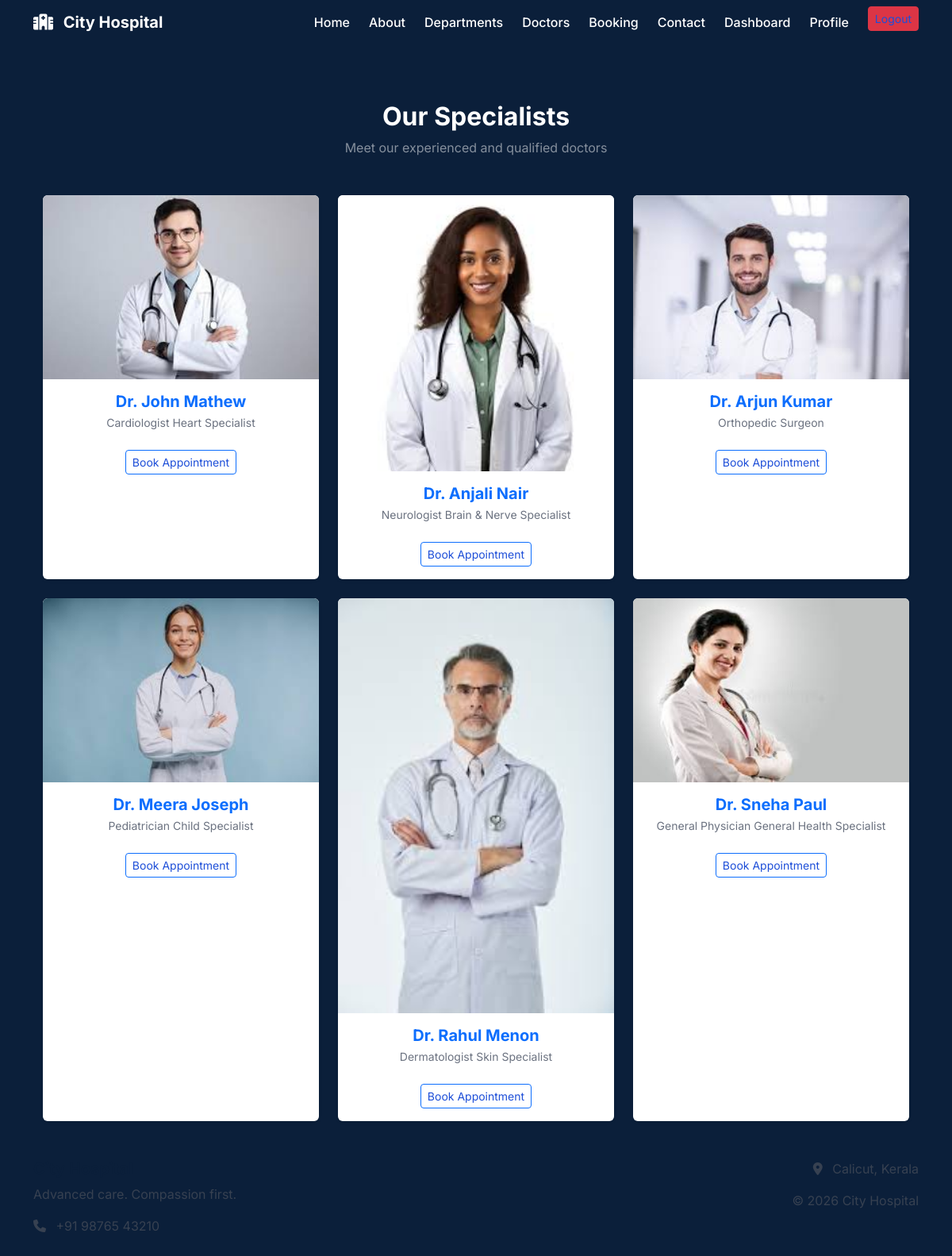
Screenshot of /doctors/ (signed in) with the database file from the repository.
### home/models.py (models this page shows, shortened)
class Doctor(models.Model):
    user = models.OneToOneField(User, on_delete=models.CASCADE)
    doc_name = models.CharField(max_length=100)
    doc_spec = models.CharField(max_length=100)
    department = models.ForeignKey(Departments, on_delete=models.CASCADE)
    doc_image = models.ImageField(upload_to='doctors/')

### home/views.py (the view)
# urls.py: path('doctors/', views.doctors, name="doctors"),
@login_required(login_url='login')
def doctors(request):
    return render(request, 'doctors.html', {
        'doc': Doctor.objects.all()
    })

### templates/doctors.html (shortened to what this page needs)
{% extends 'base.html' %}
{% load static %}
{% block content %}
<div class="container mt-5">
  <div class="text-center mb-5">
    <h2 class="fw-bold text-white">Our Specialists</h2>
    <p class="text-white-50">Meet our experienced and qualified doctors</p>
  </div>
  <div class="row g-4">
    {% for d in doc %}
    <div class="col-md-4">
      <div class="card doctor-card border-0 shadow-sm h-100">
        <div class="overflow-hidden rounded-top">
          <img src="{{ d.doc_image.url }}"
               class="card-img-top doctor-img"
               alt="{{ d.doc_name }}">
        </div>
        <div class="card-body text-center">
          <h5 class="fw-bold text-primary mb-1">
            Dr. {{ d.doc_name }}
          </h5>
          <p class="text-muted small mb-2">
            {{ d.doc_spec }}
          </p>
          <a href="{% url 'booking' %}" class="btn btn-outline-primary btn-sm mt-2">
            Book Appointment
          </a>
        </div>
      </div>
    </div>
    {% endfor %}
  </div>
</div>
{% endblock %}

### templates/base.html (shortened to what this page needs)
{% load static %}
<!DOCTYPE html>
<html lang="en">
<head>
    <link href="https://cdn.jsdelivr.net/npm/bootstrap@5.3.3/dist/css/bootstrap.min.css" rel="stylesheet">
    <link href="https://cdnjs.cloudflare.com/ajax/libs/font-awesome/6.5.0/css/all.min.css" rel="stylesheet">
<link rel="stylesheet" href="{% static 'css/style.css' %}?v=999">
</head>
<body>
<nav class="navbar navbar-expand-lg navy-navbar sticky-top">
    <div class="container">
        <a class="navbar-brand fw-bold text-white" href="{% url 'home' %}">
            <i class="fa-solid fa-hospital me-2"></i>
            City Hospital
        </a>
        <div class="collapse navbar-collapse" id="navMenu">
            <ul class="navbar-nav ms-auto gap-2">
<li class="nav-item">
    <a class="nav-link text-white" href="{% url 'home' %}">Home</a>
</li>
                <li class="nav-item"><a class="nav-link" href="{% url 'about' %}">About</a></li>
                <li class="nav-item"><a class="nav-link" href="{% url 'departments' %}">Departments</a></li>
                <li class="nav-item"><a class="nav-link" href="{% url 'doctors' %}">Doctors</a></li>
                <li class="nav-item"><a class="nav-link" href="{% url 'booking' %}">Booking</a></li>
                <li class="nav-item"><a class="nav-link" href="{% url 'contact' %}">Contact</a></li>
                {% if user.is_authenticated %}
{% if user.profile.role == 'doctor' %}
<a class="nav-link text-warning" href="{% url 'doctor_dashboard' %}">
    Dashboard
</a>
{% else %}
<a class="nav-link text-warning" href="{% url 'home' %}">
    Dashboard
</a>
{% endif %}
    <li class="nav-item">
        <a class="nav-link text-info" href="{% url 'profile' %}">
            Profile
        </a>
    </li>
    <li class="nav-item">
        <a class="btn btn-sm btn-danger ms-2" href="{% url 'logout' %}">
            Logout
        </a>
    </li>
{% else %}
                    <li class="nav-item">
                        <a class="btn btn-sm btn-outline-light ms-2" href="{% url 'login' %}">Login</a>
                    </li>
                {% endif %}
            </ul>
        </div>
    </div>
</nav>
<main class="container py-4">
    {% block content %}{% endblock %}
</main>
<footer class="footer-navy">
    <div class="container py-4 text-white">
        <div class="row">
            <div class="col-md-6">
                <h5 class="fw-bold">City Hospital</h5>
                <p>Advanced care. Compassion first.</p>
                <p><i class="fa-solid fa-phone me-2"></i> +91 98765 43210</p>
            </div>
            <div class="col-md-6 text-md-end">
                <p><i class="fa-solid fa-location-dot me-2"></i> Calicut, Kerala</p>
                <p>© 2026 City Hospital</p>
            </div>
        </div>
    </div>
</footer>
</body>
</html>

### static/css/style.css (style rules this page uses)
html, body { background-color: #0b1f3a !important; margin: 0; padding: 0; font-family: 'Inter', sans-serif; min-height: 100vh; color: #111827; }
a { color: #1d4ed8 !important; text-decoration: none; }
.navy-navbar { background: #0b1f3a !important; }
.navbar .nav-link, .navbar .navbar-brand { color: #ffffff !important; font-weight: 500; }
h1, h2, h3, h4, h5, h6 { color: #0b1f3a; }
p { color: #374151; }
.text-muted { color: #6b7280 !important; }
.container, .container-fluid, .row, .table { background: transparent !important; }

### rows the page displays
Doctor: doc_image (picture), doc_name "John Mathew", doc_spec "Cardiologist Heart Specialist"
Doctor: doc_image (picture), doc_name "Anjali Nair", doc_spec "Neurologist Brain & Nerve Specialist"
Doctor: doc_image (picture), doc_name "Arjun Kumar", doc_spec "Orthopedic Surgeon"
Doctor: doc_image (picture), doc_name "Meera Joseph", doc_spec "Pediatrician Child Specialist"
Doctor: doc_image (picture), doc_name "Rahul Menon", doc_spec "Dermatologist Skin Specialist"
Doctor: doc_image (picture), doc_name "Sneha Paul", doc_spec "General Physician General Health Specialist"
